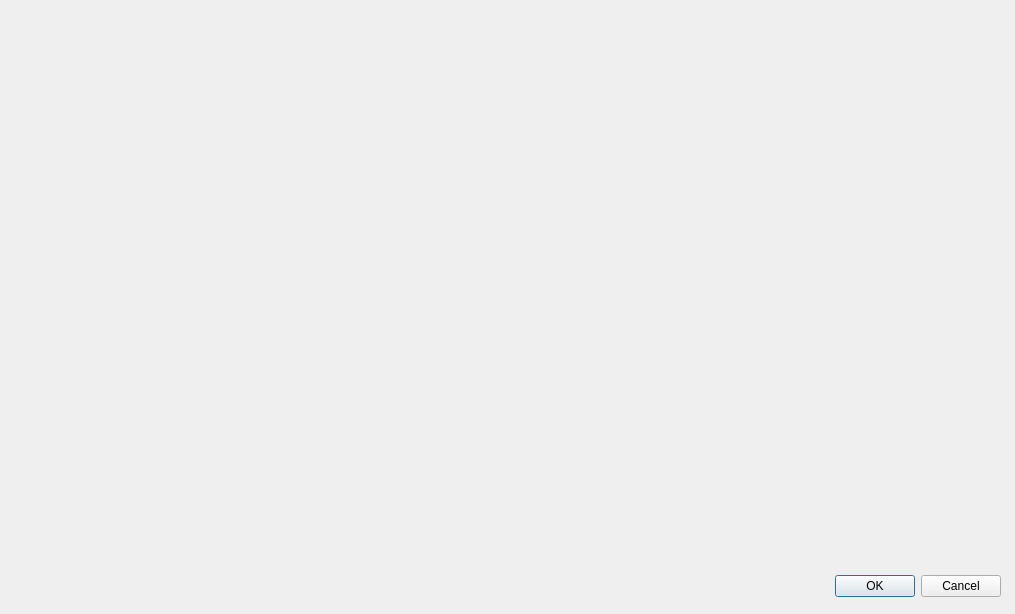
<?xml version="1.0" encoding="UTF-8"?>
<ui version="4.0">
 <class>Manual</class>
 <widget class="QDialog" name="Manual">
  <property name="geometry">
   <rect>
    <x>0</x>
    <y>0</y>
    <width>1015</width>
    <height>614</height>
   </rect>
  </property>
  <property name="windowTitle">
   <string>Dialog</string>
  </property>
  <widget class="QDialogButtonBox" name="buttonBox">
   <property name="geometry">
    <rect>
     <x>660</x>
     <y>570</y>
     <width>341</width>
     <height>32</height>
    </rect>
   </property>
   <property name="orientation">
    <enum>Qt::Horizontal</enum>
   </property>
   <property name="standardButtons">
    <set>QDialogButtonBox::Cancel|QDialogButtonBox::Ok</set>
   </property>
  </widget>
 </widget>
 <resources/>
 <connections>
  <connection>
   <sender>buttonBox</sender>
   <signal>accepted()</signal>
   <receiver>Manual</receiver>
   <slot>accept()</slot>
   <hints>
    <hint type="sourcelabel">
     <x>248</x>
     <y>254</y>
    </hint>
    <hint type="destinationlabel">
     <x>157</x>
     <y>274</y>
    </hint>
   </hints>
  </connection>
  <connection>
   <sender>buttonBox</sender>
   <signal>rejected()</signal>
   <receiver>Manual</receiver>
   <slot>reject()</slot>
   <hints>
    <hint type="sourcelabel">
     <x>316</x>
     <y>260</y>
    </hint>
    <hint type="destinationlabel">
     <x>286</x>
     <y>274</y>
    </hint>
   </hints>
  </connection>
 </connections>
</ui>
